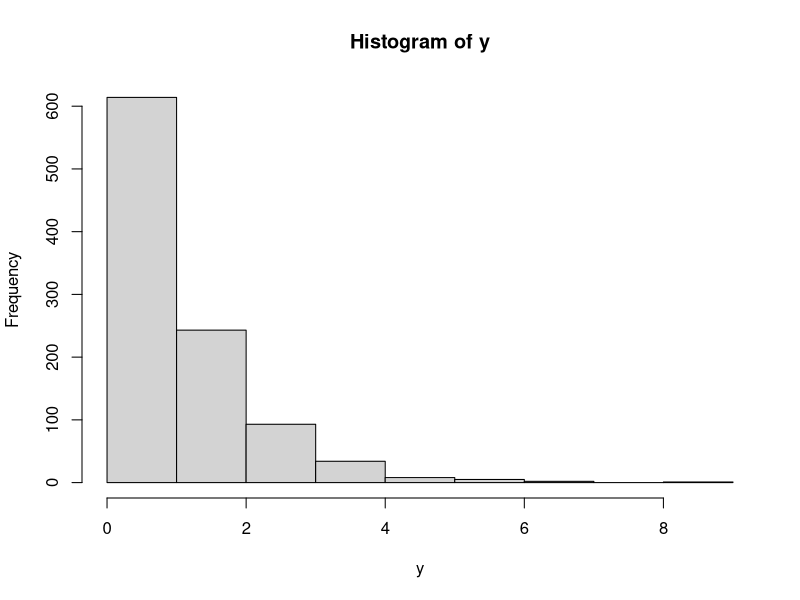
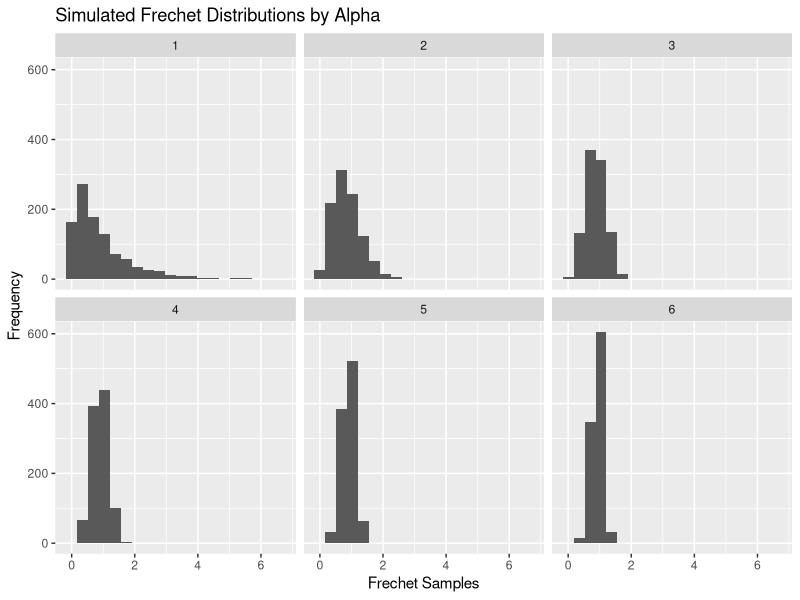

Recreate these plots in R, in order.
## ---- chunk 1
knitr::opts_chunk$set(echo = TRUE)
## ---- chunk 2
library(tidyverse)
## ---- chunk 3

set.seed(42)
YAH_roll <- function(){
output <- replicate(n=5, ceiling(6*runif(1)))
return(output)
}
YAH_roll()

## ---- chunk 4
Straights <- function(N){
  games <- replicate(YAH_roll(), n=N)

  f <- function(x) {
    sorted <- sort(x)
    Win <- (sorted[1] == sorted[2] - 1) & (sorted[1] == sorted[3] - 2) & (sorted[1] == sorted[4] -3) |     
      (sorted[1] == sorted[3] - 1) & (sorted[1] == sorted[4] - 2) & (sorted[1] == sorted[5] -3) |
      (sorted[1] == sorted[2] - 1) & (sorted[1] == sorted[4] - 2) & (sorted[1] == sorted[5] -3) |
      (sorted[2] == sorted[3] - 1) & (sorted[2] == sorted[4] - 2) & (sorted[2] == sorted[5] -3)
    return(Win)
  }
apply(games, 2, f)
}
sum(Straights(N=10000)/10000)
## ---- chunk 5
FULL_House <- function(N){
  games <- replicate(YAH_roll(), n=N)

  f <- function(x) {
    sorted <- sort(x)
    if (sorted[1] == sorted[2] & 
        sorted[2] == sorted[3] & 
        sorted[3] == sorted[4] & 
        sorted[4] == sorted[5]){
      Win <- F #Yahtzee
    }
    else{
    Win <- (sorted[1]==sorted[2] & 
              sorted[3]==sorted[4] & 
              sorted[4]==sorted[5] | 
                        sorted[4]==sorted[5] & 
                        sorted[1]==sorted[2] & 
                        sorted[2]==sorted[3])
    }
    return(Win)
  }
apply(games, 2, f)
}

sum(FULL_House(N=100000)/100000)

## ---- chunk 6
NoMatch <- function(N){
  games <- replicate(YAH_roll(), n=N)

  f <- function(x) {
    sorted <- sort(x)
    if (sorted[1] != sorted[2] & 
        sorted[2] != sorted[3] & 
        sorted[3] != sorted[4] & 
        sorted[4] != sorted[5]){
      Win <- T 
    }
    else{
    Win <- F
    }
    return(Win)
  }
apply(games, 2, f)
}
sum(NoMatch(N=10000)/10000)

## ---- chunk 7
secant_meth <- function(x0, f, n=20){
  x1 <- x0 + 0.01
  x <- c(x0, x1, rep(NA, n))  
  for (i in (2:n)){
        x[i+1] <- x[i] - f(x[i])*(x[i]-x[i-1])/(f(x[i])-f(x[i-1]))
}
      return(x[n])
}

func<- function(x){ sin(exp(x)) + cos(exp(-x))}
secant_meth(0, func, n = 9)
secant_meth(1, func, n = 13)
secant_meth(4, func, n = 14)
secant_meth(5, func, n = 16)
secant_meth(6, func, n = 20)
secant_meth(10, func, n = 20)

#xseq = seq(0, 100, .00001)
#yseq = func(xseq)
#data <- data.frame(xseq, yseq)
#ggplot(data = data, aes(x=xseq, y=yseq)) + geom_point(size=.001)

## ---- chunk 8

Merc_Twisty <- function(seed = as.numeric(Sys.time()), leng = 1, m = 2^32, A = 1664525, B = 1013904223){
  x <- c(seed, rep(NA, leng))
   
  for (i in 1:leng){
    x[i + 1] <- (A*x[i] + B) %% m
  }
return(x[-1]/m)
}

Merc_Twisty(leng = 5)
## ---- chunk 9
finv <- function(x, alpha = 1){ log(x^(-1))^(1/alpha)}
u <- Merc_Twisty(leng = 1000)
y <- finv(u)
hist(y)

#library(evd)
#hist(dfrechet(seq(0,10,.01), loc=0, scale=1, shape=1, log = FALSE) )
## ---- chunk 10
u <- Merc_Twisty(leng = 1000)

v <- c(1:6)
names(v) <- c("Alpha = 1", "Alpha = 2", "Alpha = 3", "Alpha = 4", "Alpha = 5", "Alpha = 6")
outputs <- v %>% map(function(al){finv(u, alpha = al)}) %>% unlist()

alpha <- rep(c(1:6),1000) %>% sort()

resultsdf <- data.frame(outputs, alpha)

ggplot(resultsdf, aes(x=outputs, group = alpha)) + 
  geom_histogram(bins = 20) + 
  facet_wrap(alpha) + 
  xlab("Frechet Samples") + 
  ylab("Frequency") + 
  ggtitle("Simulated Frechet Distributions by Alpha")
